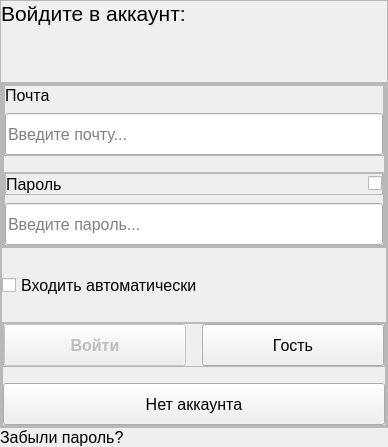
         <widget class="QWidget" name="login_page">
          <layout class="QVBoxLayout" name="verticalLayout_8">
           <property name="spacing">
            <number>0</number>
           </property>
           <property name="leftMargin">
            <number>0</number>
           </property>
           <property name="topMargin">
            <number>0</number>
           </property>
           <property name="rightMargin">
            <number>0</number>
           </property>
           <property name="bottomMargin">
            <number>0</number>
           </property>
           <item>
            <spacer name="verticalSpacer">
             <property name="orientation">
              <enum>Qt::Vertical</enum>
             </property>
             <property name="sizeHint" stdset="0">
              <size>
               <width>0</width>
               <height>0</height>
              </size>
             </property>
            </spacer>
           </item>
           <item>
            <widget class="QFrame" name="content_frame">
             <property name="frameShape">
              <enum>QFrame::StyledPanel</enum>
             </property>
             <property name="frameShadow">
              <enum>QFrame::Raised</enum>
             </property>
             <layout class="QVBoxLayout" name="verticalLayout_6">
              <property name="spacing">
               <number>56</number>
              </property>
              <property name="leftMargin">
               <number>0</number>
              </property>
              <property name="topMargin">
               <number>0</number>
              </property>
              <property name="rightMargin">
               <number>0</number>
              </property>
              <property name="bottomMargin">
               <number>0</number>
              </property>
              <item>
               <widget class="QLabel" name="header_label">
                <property name="font">
                 <font>
                  <pointsize>16</pointsize>
                 </font>
                </property>
                <property name="acceptDrops">
                 <bool>false</bool>
                </property>
                <property name="text">
                 <string>Войдите в аккаунт:</string>
                </property>
               </widget>
              </item>
              <item>
               <widget class="QFrame" name="actions_frame">
                <property name="frameShape">
                 <enum>QFrame::StyledPanel</enum>
                </property>
                <property name="frameShadow">
                 <enum>QFrame::Raised</enum>
                </property>
                <layout class="QVBoxLayout" name="verticalLayout_5">
                 <property name="spacing">
                  <number>16</number>
                 </property>
                 <property name="leftMargin">
                  <number>0</number>
                 </property>
                 <property name="topMargin">
                  <number>0</number>
                 </property>
                 <property name="rightMargin">
                  <number>0</number>
                 </property>
                 <property name="bottomMargin">
                  <number>0</number>
                 </property>
                 <item>
                  <widget class="QFrame" name="Input_fields">
                   <property name="frameShape">
                    <enum>QFrame::StyledPanel</enum>
                   </property>
                   <property name="frameShadow">
                    <enum>QFrame::Raised</enum>
                   </property>
                   <layout class="QVBoxLayout" name="verticalLayout_3">
                    <property name="spacing">
                     <number>16</number>
                    </property>
                    <property name="leftMargin">
                     <number>0</number>
                    </property>
                    <property name="topMargin">
                     <number>0</number>
                    </property>
                    <property name="rightMargin">
                     <number>0</number>
                    </property>
                    <property name="bottomMargin">
                     <number>0</number>
                    </property>
                    <item>
                     <widget class="QFrame" name="input_fields_frame">
                      <property name="frameShape">
                       <enum>QFrame::StyledPanel</enum>
                      </property>
                      <property name="frameShadow">
                       <enum>QFrame::Raised</enum>
                      </property>
                      <layout class="QVBoxLayout" name="verticalLayout_7">
                       <property name="spacing">
                        <number>16</number>
                       </property>
                       <property name="leftMargin">
                        <number>0</number>
                       </property>
                       <property name="topMargin">
                        <number>0</number>
                       </property>
                       <property name="rightMargin">
                        <number>0</number>
                       </property>
                       <property name="bottomMargin">
                        <number>0</number>
                       </property>
                       <item>
                        <widget class="QFrame" name="email_field">
                         <property name="frameShape">
                          <enum>QFrame::StyledPanel</enum>
                         </property>
                         <property name="frameShadow">
                          <enum>QFrame::Raised</enum>
                         </property>
                         <layout class="QVBoxLayout" name="verticalLayout">
                          <property name="spacing">
                           <number>8</number>
                          </property>
                          <property name="leftMargin">
                           <number>0</number>
                          </property>
                          <property name="topMargin">
                           <number>0</number>
                          </property>
                          <property name="rightMargin">
                           <number>0</number>
                          </property>
                          <property name="bottomMargin">
                           <number>0</number>
                          </property>
                          <item>
                           <widget class="QLabel" name="email_label">
                            <property name="sizePolicy">
                             <sizepolicy hsizetype="Minimum" vsizetype="Preferred">
                              <horstretch>0</horstretch>
                              <verstretch>0</verstretch>
                             </sizepolicy>
                            </property>
                            <property name="font">
                             <font>
                              <pointsize>12</pointsize>
                             </font>
                            </property>
                            <property name="text">
                             <string>Почта</string>
                            </property>
                           </widget>
                          </item>
                          <item>
                           <widget class="QLineEdit" name="email_lineEdit">
                            <property name="minimumSize">
                             <size>
                              <width>0</width>
                              <height>42</height>
                             </size>
                            </property>
                            <property name="font">
                             <font>
                              <pointsize>12</pointsize>
                             </font>
                            </property>
                            <property name="placeholderText">
                             <string>Введите почту...</string>
                            </property>
                            <property name="clearButtonEnabled">
                             <bool>false</bool>
                            </property>
                           </widget>
                          </item>
                         </layout>
                        </widget>
                       </item>
                       <item>
                        <widget class="QFrame" name="password_field">
                         <property name="frameShape">
                          <enum>QFrame::StyledPanel</enum>
                         </property>
                         <property name="frameShadow">
                          <enum>QFrame::Raised</enum>
                         </property>
                         <layout class="QVBoxLayout" name="verticalLayout_2">
                          <property name="spacing">
                           <number>8</number>
                          </property>
                          <property name="leftMargin">
                           <number>0</number>
                          </property>
                          <property name="topMargin">
                           <number>0</number>
                          </property>
                          <property name="rightMargin">
                           <number>0</number>
                          </property>
                          <property name="bottomMargin">
                           <number>0</number>
                          </property>
                          <item>
                           <widget class="QFrame" name="passoword_label_frame">
                            <property name="frameShape">
                             <enum>QFrame::StyledPanel</enum>
                            </property>
                            <property name="frameShadow">
                             <enum>QFrame::Raised</enum>
                            </property>
                            <layout class="QHBoxLayout" name="horizontalLayout_10">
                             <property name="spacing">
                              <number>0</number>
                             </property>
                             <property name="leftMargin">
                              <number>0</number>
                             </property>
                             <property name="topMargin">
                              <number>0</number>
                             </property>
                             <property name="rightMargin">
                              <number>0</number>
                             </property>
                             <property name="bottomMargin">
                              <number>0</number>
                             </property>
                             <item>
                              <widget class="QLabel" name="password_label">
                               <property name="sizePolicy">
                                <sizepolicy hsizetype="Minimum" vsizetype="Preferred">
                                 <horstretch>0</horstretch>
                                 <verstretch>0</verstretch>
                                </sizepolicy>
                               </property>
                               <property name="font">
                                <font>
                                 <pointsize>12</pointsize>
                                </font>
                               </property>
                               <property name="text">
                                <string>Пароль</string>
                               </property>
                              </widget>
                             </item>
                             <item>
                              <spacer name="horizontalSpacer_5">
                               <property name="orientation">
                                <enum>Qt::Horizontal</enum>
                               </property>
                               <property name="sizeHint" stdset="0">
                                <size>
                                 <width>306</width>
                                 <height>20</height>
                                </size>
                               </property>
                              </spacer>
                             </item>
                             <item>
                              <widget class="ViewPasswordCheckbox" name="view_password_checkBox">
                               <property name="text">
                                <string/>
                               </property>
                              </widget>
                             </item>
                            </layout>
                           </widget>
                          </item>
                          <item>
                           <widget class="QLineEdit" name="password_lineEdit">
                            <property name="minimumSize">
                             <size>
                              <width>0</width>
                              <height>42</height>
                             </size>
                            </property>
                            <property name="font">
                             <font>
                              <pointsize>12</pointsize>
                             </font>
                            </property>
                            <property name="echoMode">
                             <enum>QLineEdit::Password</enum>
                            </property>
                            <property name="placeholderText">
                             <string>Введите пароль...</string>
                            </property>
                            <property name="clearButtonEnabled">
                             <bool>false</bool>
                            </property>
                           </widget>
                          </item>
                         </layout>
                        </widget>
                       </item>
                      </layout>
                     </widget>
                    </item>
                   </layout>
                  </widget>
                 </item>
                 <item>
                  <widget class="QCheckBox" name="auto_login_checkBox">
                   <property name="enabled">
                    <bool>true</bool>
                   </property>
                   <property name="sizePolicy">
                    <sizepolicy hsizetype="Expanding" vsizetype="Fixed">
                     <horstretch>0</horstretch>
                     <verstretch>0</verstretch>
                    </sizepolicy>
                   </property>
                   <property name="minimumSize">
                    <size>
                     <width>0</width>
                     <height>42</height>
                    </size>
                   </property>
                   <property name="font">
                    <font>
                     <pointsize>12</pointsize>
                    </font>
                   </property>
                   <property name="text">
                    <string>Входить автоматически</string>
                   </property>
                   <property name="checked">
                    <bool>false</bool>
                   </property>
                  </widget>
                 </item>
                 <item>
                  <widget class="QFrame" name="buttons_frame">
                   <property name="frameShape">
                    <enum>QFrame::StyledPanel</enum>
                   </property>
                   <property name="frameShadow">
                    <enum>QFrame::Raised</enum>
                   </property>
                   <layout class="QVBoxLayout" name="verticalLayout_4">
                    <property name="spacing">
                     <number>16</number>
                    </property>
                    <property name="leftMargin">
                     <number>0</number>
                    </property>
                    <property name="topMargin">
                     <number>0</number>
                    </property>
                    <property name="rightMargin">
                     <number>0</number>
                    </property>
                    <property name="bottomMargin">
                     <number>0</number>
                    </property>
                    <item>
                     <widget class="QFrame" name="login_buttons">
                      <property name="frameShape">
                       <enum>QFrame::StyledPanel</enum>
                      </property>
                      <property name="frameShadow">
                       <enum>QFrame::Raised</enum>
                      </property>
                      <layout class="QHBoxLayout" name="horizontalLayout_2">
                       <property name="spacing">
                        <number>16</number>
                       </property>
                       <property name="leftMargin">
                        <number>0</number>
                       </property>
                       <property name="topMargin">
                        <number>0</number>
                       </property>
                       <property name="rightMargin">
                        <number>0</number>
                       </property>
                       <property name="bottomMargin">
                        <number>0</number>
                       </property>
                       <item>
                        <widget class="PrimaryButton" name="login_pushButton">
                         <property name="enabled">
                          <bool>false</bool>
                         </property>
                         <property name="minimumSize">
                          <size>
                           <width>0</width>
                           <height>42</height>
                          </size>
                         </property>
                         <property name="font">
                          <font>
                           <pointsize>12</pointsize>
                           <weight>75</weight>
                           <bold>true</bold>
                          </font>
                         </property>
                         <property name="text">
                          <string>Войти</string>
                         </property>
                        </widget>
                       </item>
                       <item>
                        <widget class="TertiaryButton" name="guest_pushButton">
                         <property name="minimumSize">
                          <size>
                           <width>0</width>
                           <height>42</height>
                          </size>
                         </property>
                         <property name="font">
                          <font>
                           <pointsize>12</pointsize>
                          </font>
                         </property>
                         <property name="text">
                          <string>Гость</string>
                         </property>
                        </widget>
                       </item>
                      </layout>
                     </widget>
                    </item>
                    <item>
                     <widget class="TertiaryButton" name="no_account_pushButton">
                      <property name="minimumSize">
                       <size>
                        <width>0</width>
                        <height>42</height>
                       </size>
                      </property>
                      <property name="font">
                       <font>
                        <pointsize>12</pointsize>
                       </font>
                      </property>
                      <property name="text">
                       <string>Нет аккаунта</string>
                      </property>
                     </widget>
                    </item>
                   </layout>
                  </widget>
                 </item>
                </layout>
               </widget>
              </item>
             </layout>
            </widget>
           </item>
           <item>
            <spacer name="verticalSpacer_2">
             <property name="orientation">
              <enum>Qt::Vertical</enum>
             </property>
             <property name="sizeType">
              <enum>QSizePolicy::Expanding</enum>
             </property>
             <property name="sizeHint" stdset="0">
              <size>
               <width>0</width>
               <height>0</height>
              </size>
             </property>
            </spacer>
           </item>
           <item>
            <widget class="TextButton" name="forgot_password_label">
             <property name="sizePolicy">
              <sizepolicy hsizetype="Expanding" vsizetype="Preferred">
               <horstretch>0</horstretch>
               <verstretch>0</verstretch>
              </sizepolicy>
             </property>
             <property name="font">
              <font>
               <pointsize>12</pointsize>
              </font>
             </property>
             <property name="text">
              <string>Забыли пароль?</string>
             </property>
            </widget>
           </item>
          </layout>
         </widget>
